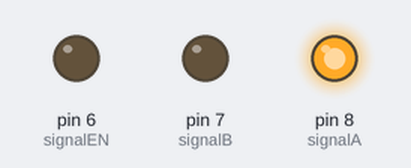
A sketch run on a simulated Arduino Uno, built with avr-gcc and run on an emulated ATmega328P. Shown: output pins drawn as LEDs (lit = HIGH).

Above: at 0.05 s.
At 9.45 s:
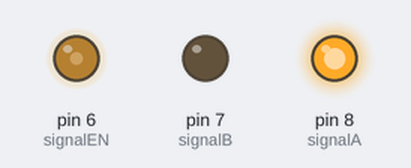
At 19.95 s:
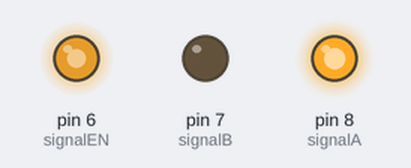
At 39.85 s:
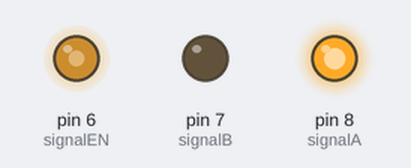
Timing chart, 0 to 40.0 s (numbered marks = the images above):
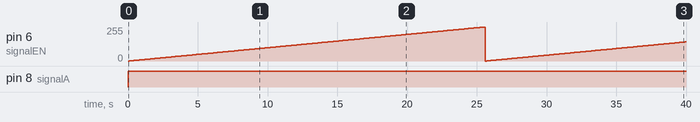

Measured:
- by itself, pin 8 (signalA): LOW → HIGH at 0.00 s
- by itself, pin 6 (signalEN): 0/255 → 1/255 at 0.10 s, → 2/255 0.10 s later, → 3/255 0.10 s later, → 4/255 0.10 s later, … (399 changes in this stretch)

The sketch:

ACED_P3_02.ino
```cpp
/*
 *  Programa 2 practica 3
 *  Automatización y Control en la era Digital
 *  UNITEC -  Campus Querétaro
 *  Control de Motor con Arduino y Puente H
 *  Autor: Ing. Gustavo David Mendoza Pinto
 */

byte signalEN = 6; // Indicamos la salida pwm del arduino
byte signalA = 8;
byte signalB = 7;
void setup() {
  pinMode(signalEN, OUTPUT); // Configuramos puerto como salida digital
  pinMode(signalA, OUTPUT); // Configuramos puerto como salida digital
  pinMode(signalB, OUTPUT); // Configuramos puerto como salida digital
}
void loop() {
  digitalWrite(signalA,HIGH); // enviamos un uno lógico a la salida A
  digitalWrite(signalB,LOW);  // enviamos un cero lógico a la salida A
  //Iniciamos ciclos de salida
  for(byte i0 = 0; i0<256; ++i0){
    analogWrite(signalEN,i0); //escribimos el ciclo de trabajo en el pwm con la funcion analogWrite
    delay(100);                // esperamos 100 mS antes de escribir el ciclo nuevamente
  }
  //Cambiamos el pulso de forma decreciente
  for(byte i0 = 255; i0>0; --i0){
    analogWrite(signalEN,i0); //escribimos el ciclo de trabajo en el pwm con la funcion analogWrite
    delay(100);                // esperamos 100 mS antes de escribir el ciclo nuevamente
  }
  digitalWrite(signalA,LOW); // enviamos un uno lógico a la salida A
  digitalWrite(signalB,HIGH);  // enviamos un cero lógico a la salida A
  //Iniciamos ciclos de salida
  for(byte i0 = 0; i0<256; ++i0){
    analogWrite(signalEN,i0); //escribimos el ciclo de trabajo en el pwm con la funcion analogWrite
    delay(100);                // esperamos 100 mS antes de escribir el ciclo nuevamente
  }
  //Cambiamos el pulso de forma decreciente
  for(byte i0 = 255; i0>0; --i0){
    analogWrite(signalEN,i0); //escribimos el ciclo de trabajo en el pwm con la funcion analogWrite
    delay(100);                // esperamos 100 mS antes de escribir el ciclo nuevamente
  }

}
```
